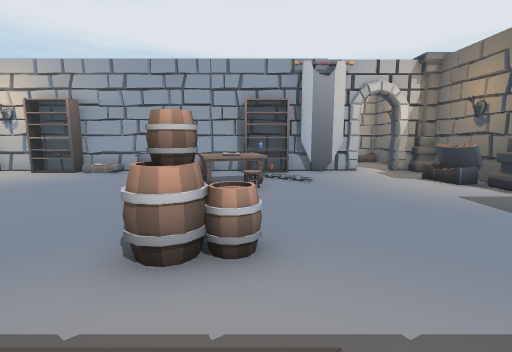
[1] (above)

16 first-person views from a walk through a scene from a Unity 3-D project. The camera is 1.3 m above the floor, tilts 8° down and sees 85° across. The floor is counted in squares, 1 m on a side. Each view is taken from the middle of a square. On the plan, view 1 faces up. The plan holds only what a view shows up to about 13 squares ahead; the rest is blank. The player is left out. Door leaves are left out, so doorways stand open.

[2]
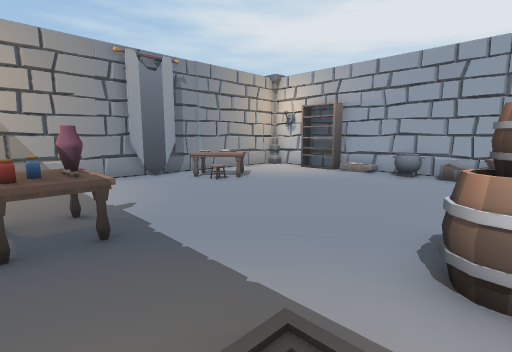

[3]
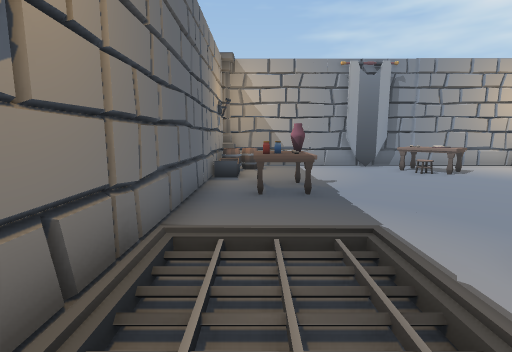

[4]
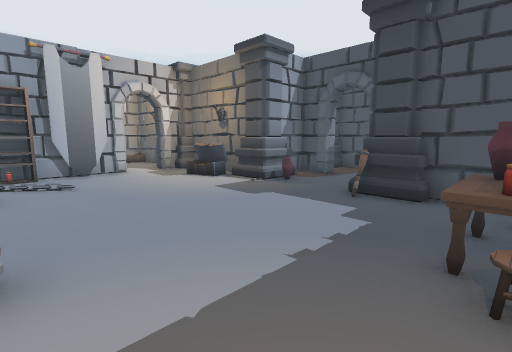

[5]
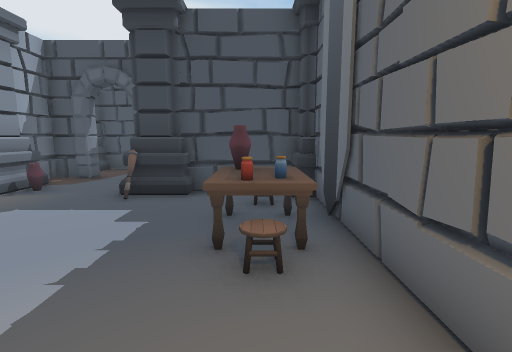

[6]
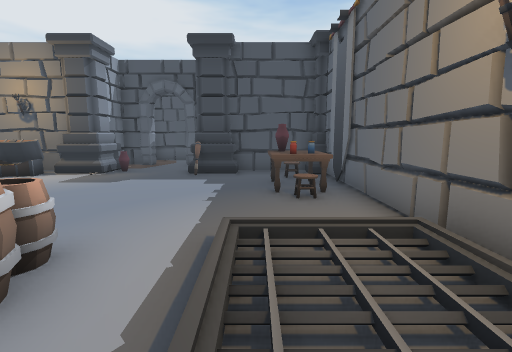

[7]
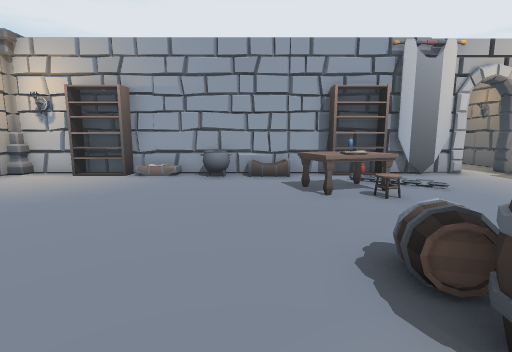

[8]
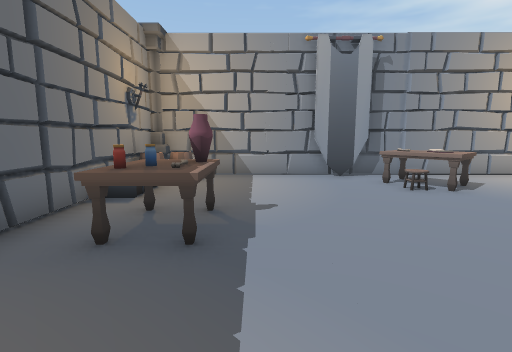

[9]
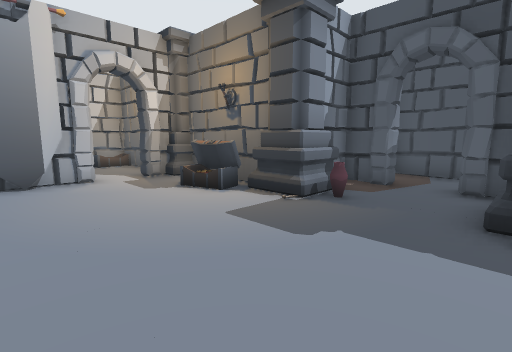

[10]
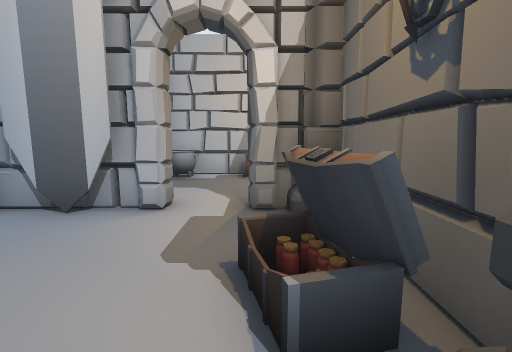

[11]
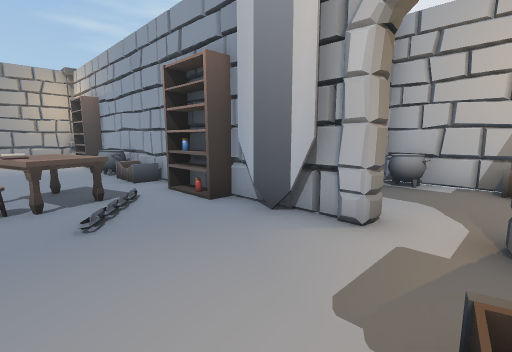

[12]
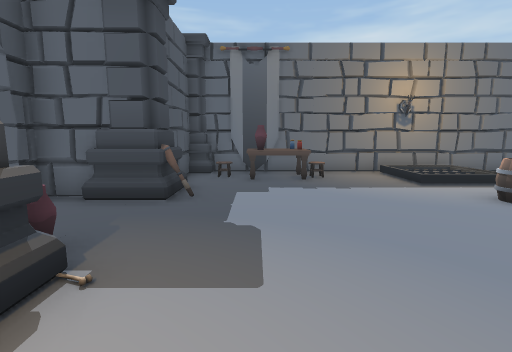

[13]
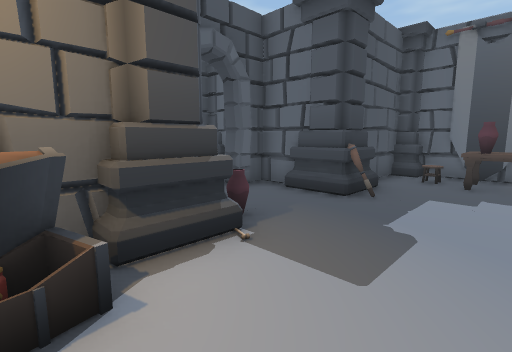

[14]
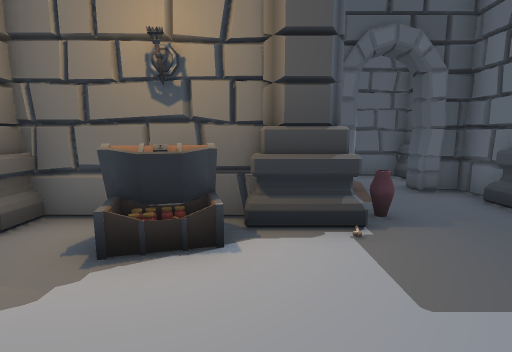

[15]
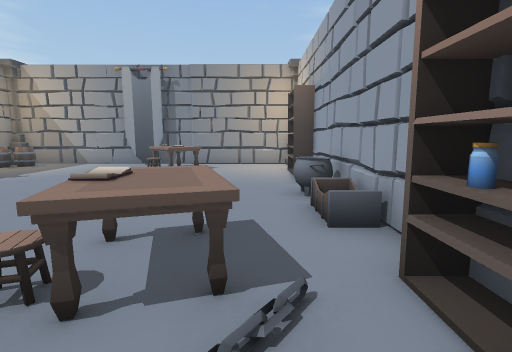

[16]
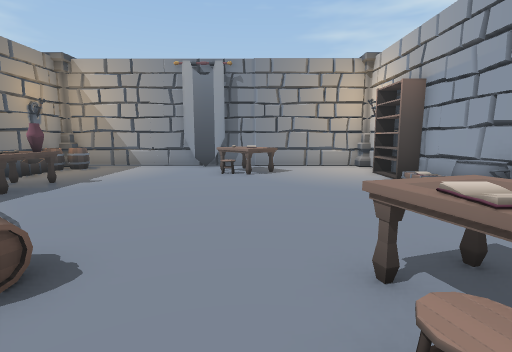

### Floor plan
Key: @ floor where view 1 was taken; # wall or solid block; . main floor; : floor 0.25 m higher than the main floor; / step, stairs or slope; D open door; O other object.
Columns run from 12 left of view 1 to 12 right of it. Each row starts with its distance up from view 1.
 17                #####
 16                #O.:#
 15                 ...#
 14                 ...#
 13                 ...#
 12 ####O#######OO#O#.D##
 11 #..OO..OO...OO....D.#
 10 #..........OO.....OO#
  9 #.........OOO.....OO#
  8 #..O.......OO......O#
  7 #.OO...............O#####
  6 #OOO...............O..# #
  5 #O....................D.#
  4 #O.........OO.........D.#
  3 #..........OO......O#####
  2 #.....O............O#
  1 #....OOO..///...OO..#
  0 #OO..OOO..//@..OOOO.#
 -1 #OO:O.....///...OO#O#
 -2 ###################OO

Positions as (right, up) in squares from view 1, and headings:
1: (0, 0), facing up
2: (-1, 0), facing up-left
3: (1, 0), facing left
4: (0, 0), facing up-right
5: (0, 0), facing right
6: (-3, 1), facing right
7: (-3, 2), facing up
8: (-2, 2), facing left
9: (2, 3), facing up-right
10: (6, 7), facing up
11: (6, 8), facing up-left
12: (5, 9), facing down
13: (4, 9), facing down-right
14: (3, 8), facing right
15: (2, 10), facing left
16: (1, 7), facing left
